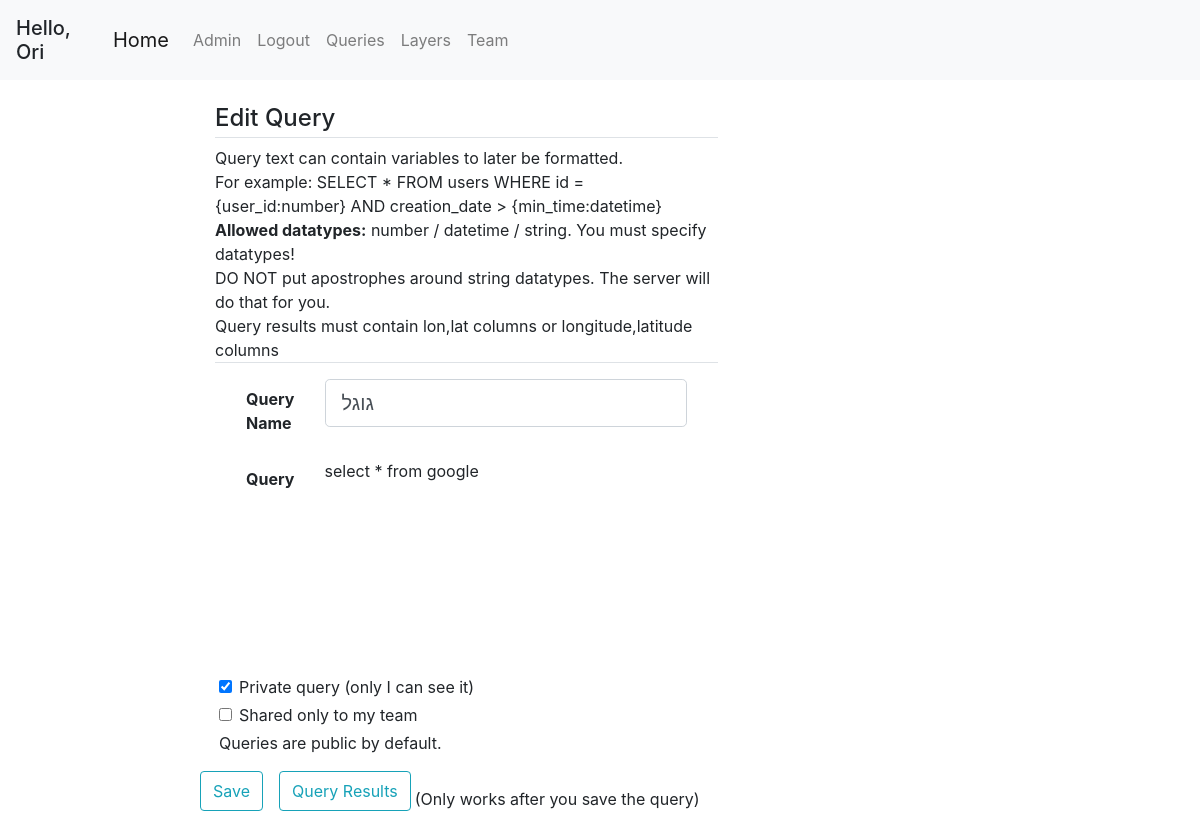
Before: /query/2 (signed in) with the older database file.
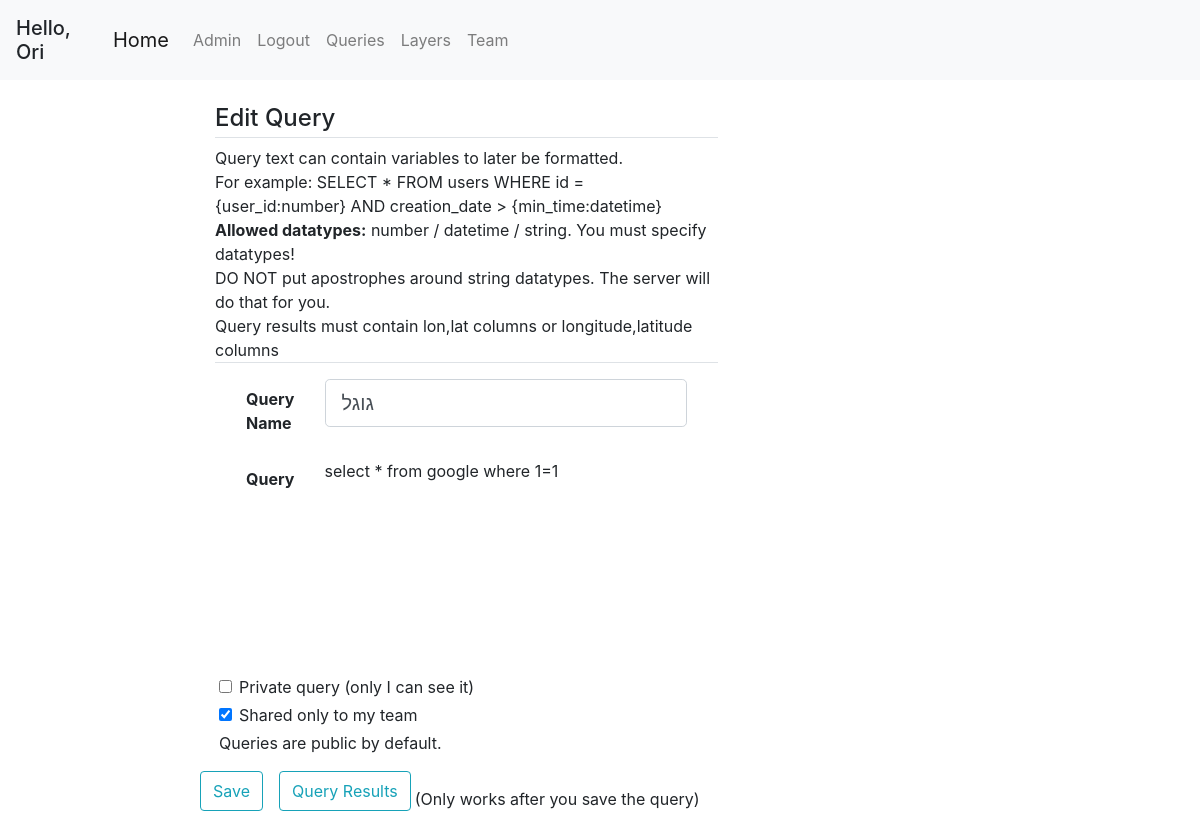
After: the same page with the newer database file.
### geoportal/models.py (models this page shows, shortened)
class Query(db.Model):
    id = db.Column(db.Integer, primary_key=True)
    user_id = db.Column(db.Integer, db.ForeignKey('user.id'), nullable=False, default=0)
    query_name = db.Column(db.String(120))
    db_name = db.Column(db.String(20))
    date_uploaded = db.Column(db.DateTime, nullable=False, default=datetime.datetime.now)
    last_update_time = db.Column(db.DateTime, nullable=False, default=datetime.datetime.now)
    query_text = db.Column(db.Text, nullable=False, default='')
    only_user = db.Column(db.Boolean, default=False)
    only_team = db.Column(db.Boolean, default=False)
    public = db.Column(db.Boolean, default=True)
    parameters = db.relationship('QueryTextParameters', backref='query', lazy=True)

### geoportal/queries/views.py (the view)
@queries.route('/query/<int:query_id>', methods=['GET', 'POST'])
def query(query_id):
    query = Query.query.get(query_id)
    if (query.user_id != current_user.id and query.only_user) or \
        (query.only_team and User.query.get(query.user_id).team_id != current_user.team_id):
        return abort(403)
    form = NewQuery()
    print(form.query)
    if form.validate_on_submit():
        query.only_team = form.only_team.data
        query.only_user = form.only_me.data
        query.public = (not query.only_team) and (not query.only_user)
        old_query = query.query_text
        query.query_name = form.query_name.data
        query.query_text = form.query.data
        query.last_update_time = datetime.datetime.now()
        db.session.commit()
        if form.query.data != old_query:
            params = query.parameters
            for param in params:
                db.session.delete(param)
            db.session.commit()
            query_params_pattern = '{([^}]*):([^}]*)}'
            query_params = re.findall(query_params_pattern, form.query.data)
            for param in query_params:
                query_parameter = QueryTextParameters(query_id=query.id, parameter_name=param[0], parameter_type=param[1])
                db.session.add(query_parameter)
            db.session.commit()
        flash('Your query has been updated!', 'success')
        return jsonify({'status': 'success'})
    elif request.method == 'GET':
        form.query_name.data = query.query_name
        form.query.data = query.query_text
        form.only_team.data = query.only_team
        form.only_me.data = query.only_user
    return render_template('query.html', title='Edit Query', form=form, fields=['query_name', 'query'], form_title='Edit Query', query_text=query.query_text)

### geoportal/queries/forms.py
class NewQuery(FlaskForm):
    query_name = StringField('Query Name', validators=[DataRequired(), Length(min=2, max=120)])
    query = TextAreaField('Query', validators=[DataRequired()])
    only_me = BooleanField('Private query (only I can see it)')
    only_team = BooleanField('Shared only to my team')
    submit = SubmitField('Save')

### geoportal/models.py (called while the page is built)
@login_manager.user_loader
def load_user(user_id):
    return User.query.get(int(user_id))

    def has_role(self, role_name):
        for role in self.roles:
            if role.name == role_name:
                return True
        return False

### geoportal/templates/query.html (shortened to what this page needs)
{% extends "base.html" %}
{% block content %}
<div class="row mt-4">
    <div class="col-md-8">
        <div class="content-section">
            <form id="query-form" method="POST" action="" class="form-horizontal">
                    <h4 class="border-bottom mb-2 pb-1">{{ form_title }}</h4>
                    <div>
                        <p class="m-0">Query text can contain variables to later be formatted.</p>
                        <p class="m-0">For example: SELECT * FROM users WHERE id = {user_id:number} AND creation_date > {min_time:datetime}</p>
                        <p class="m-0"><b>Allowed datatypes:</b> number / datetime / string. You must specify datatypes!</p>
                        <p class="m-0">DO NOT put apostrophes around string datatypes. The server will do that for you.</p>
                        <p class="mb-3 border-bottom">Query results must contain lon,lat columns or longitude,latitude columns</p>
                    </div>
                    {% for field in fields %}
                        <div class="form-group control-group row m-3">
                            {{ form[field].label(class="form-control-label control-label col-sm-2 pt-2 bold") }}
                            {% if not form[field].errors %}
                                {% if field == 'query' %}
                                    <div class="col-sm-10">
                                        <div id="query">{% if query_text %}{{ query_text }}{% endif %}</div>
                                    </div>
                                {% else %}
                                    <div class="col-sm-10">
                                    {{ form[field](class="form-control form-control-lg") }}
                                    </div>
                                {% endif %}
                            {% endif %}
                        </div>
                    {% endfor %}
                   <div class="form-check m-1">
                        {{ form.only_me(class="form-check-input") }}
                        {{ form.only_me.label(class="form-check-label") }}
                   </div>
                   <div class="form-check m-1">
                       {{ form.only_team(class="form-check-input") }}
                       {{ form.only_team.label(class="form-check-label") }}
                   </div>
                   <p class="m-1 mb-3">Queries are public by default.</p>
                <div class="form-group row">
                    {{ form.submit(class="btn btn-outline-info") }}
                    <input class="btn btn-outline-info ml-3" id="load-results" name="loader" type="button" value="Query Results">
                    <p class="pt-3 mb-0 ml-1">(Only works after you save the query)</p>
                </div>
            </form>
        </div>
    </div>
</div>
{% endblock content %}

Changed rows visible on the page:
changed Query "גוגל": only_team "☐" → "☑"
Other visible differences:
form field only_me: "☑" → "☐"
new list line: "Query"
new list line: "select * from google where 1=1"
list line gone: "Query"
list line gone: "select * from google"
